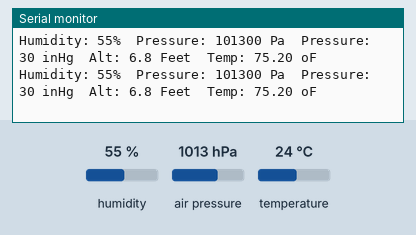
Simulated run of this sketch. Board: Arduino Uno, built with avr-gcc and run on an emulated ATmega328P. Parts: the last lines printed to the serial monitor. The test bench sets the inputs (shaded band); at power-on: humidity 55 %, air pressure 1013 hPa, temperature 24 °C.

Above: at 1.2 s.
1.3 s: humidity set to 22 %
At 2.0 s:
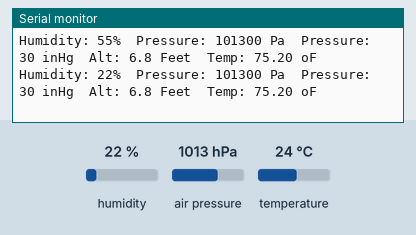
2.8 s: air pressure set to 952 hPa
At 2.8 s:
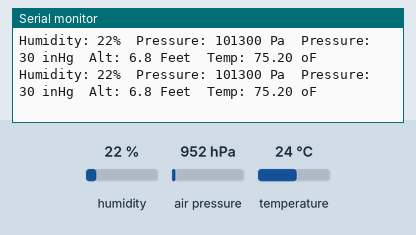
4.3 s: temperature set to 41 °C
At 4.3 s:
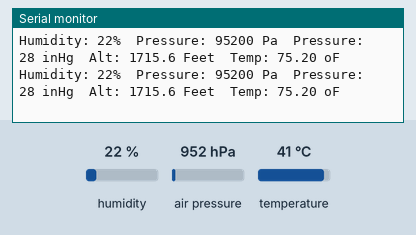

Measured:
- after the input at 1.3 s, the serial monitor: prints a new line after 0.30 s (image 1)

The sketch:

Example1_BasicReadings2.ino
```cpp
// (licence header left out)
#include <Wire.h>

#include "SparkFunBME280.h"
BME280 mySensor;

void setup()
{
  Serial.begin(9600);
  Serial.println("Reading basic values from BME280");

  Wire.begin();

  if (mySensor.beginI2C() == false) //Begin communication over I2C
  {
    Serial.println("The sensor did not respond. Please check wiring.");
    while(1); //Freeze
  }
}

void loop()
{
  Serial.print("Humidity: ");
  Serial.print(mySensor.readFloatHumidity(), 0);
  Serial.print("% ");

  Serial.print(" Pressure: ");
  Serial.print(mySensor.readFloatPressure(), 0);
  Serial.print(" Pa ");
  Serial.print(" Pressure: ");
  Serial.print(mySensor.readFloatPressure() / 3386, 0);
  Serial.print(" inHg ");

  Serial.print(" Alt: ");
  //Serial.print(mySensor.readFloatAltitudeMeters(), 1);
  Serial.print(mySensor.readFloatAltitudeFeet(), 1);
  Serial.print(" Feet ");

  Serial.print(" Temp: ");
  //Serial.print(mySensor.readTempC(), 2);
  Serial.print(mySensor.readTempF(), 2);
  Serial.print(" oF ");

  Serial.println();

  delay(500);
}
```
